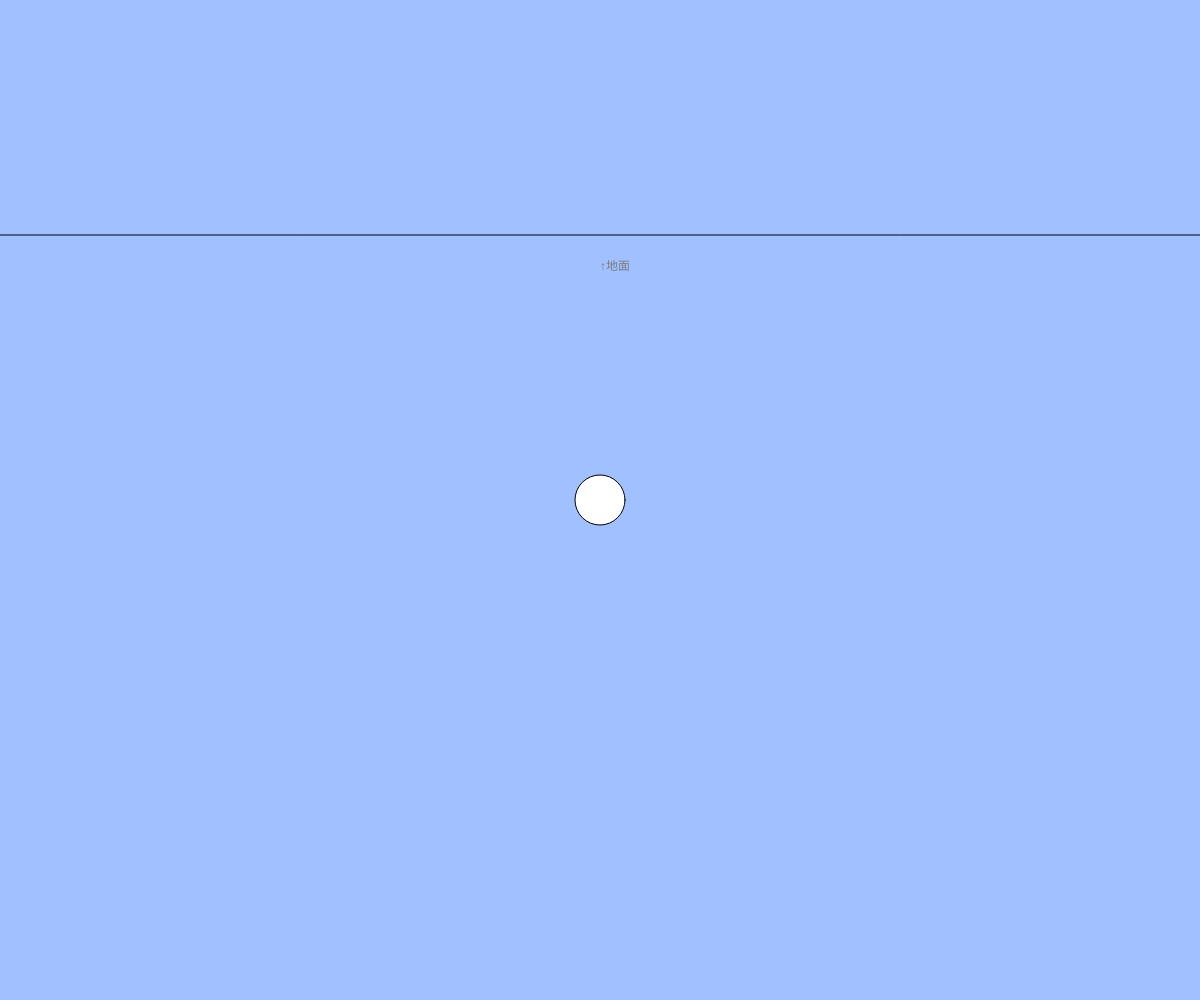
Frame 1 (no input)
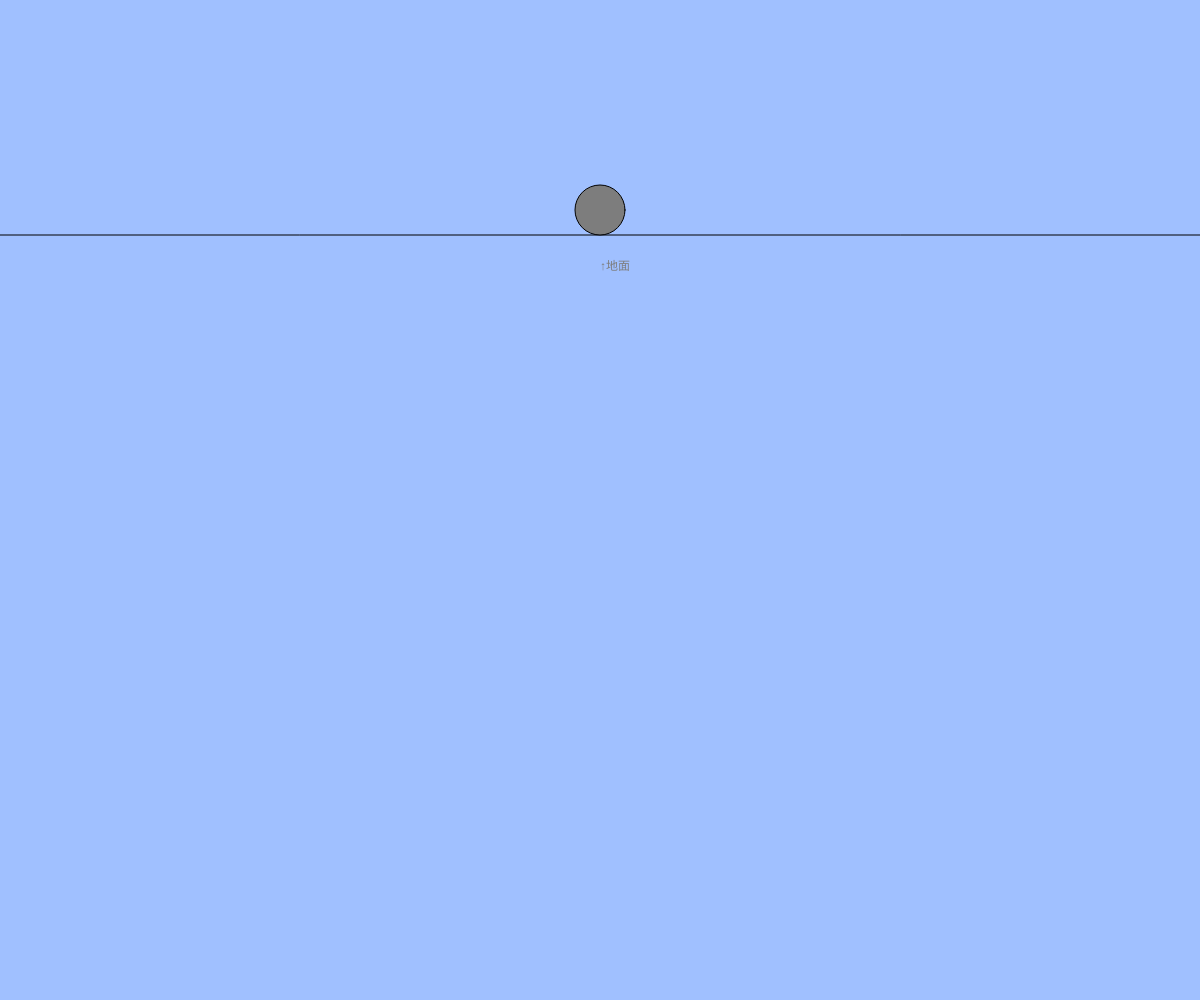
Frame 60 (no input)
Frame 120 (the mouse pressed at the canvas centre since frame 60): identical to frame 60, image omitted

The p5.js sketch that drew these frames (run headless with seeded random() and noise() and a simulated clock; from frame 60 on, the mouse is pressed at the canvas centre):

// p5.js sketch
// ── sketch.js
// テキスト「キーボード操作に反応する」
let x, y;

function setup(){
  createCanvas(windowWidth, windowHeight);
  x = width / 2;
  y = height / 2;
}

function draw(){
  background(160, 192, 255);
  line(0,235,width,235)
  ellipse(x, y, 50);
  if(keyIsDown(LEFT_ARROW)){ x -= 5; }
  if(keyIsDown(RIGHT_ARROW)){ x += 5; }
  if(keyIsDown(UP_ARROW)){ y -= 5; }
  if(keyIsDown(DOWN_ARROW)){ y += 5; }
  if(keyIsDown("A".charCodeAt(0))){ x+= 10; }
  if(keyIsDown(" ".charCodeAt(0))){ x-= 10; }
  if(x > width){x=width}
  if(x < 0){x=0}
  if(y > 200){y=200}
  if(y<210) {y=210}
  


  
  fill(125)
  text("↑地面",width*0.5, 270)
}

// イベントハンドラを使用するパターン
// function keyPressed(){
//   if(keyCode == LEFT_ARROW){ x -= 5; }
//   else if(keyCode == RIGHT_ARROW){ x+= 5; }
//   else if(keyCode == DOWN_ARROW){ y += 5; }
//   else if(keyCode == UP_ARROW){ y -= 5; }
//   else if(key == "A"){ x += 10; }
// }

function windowResized(){
  resizeCanvas(windowWidth, windowHeight);
}
